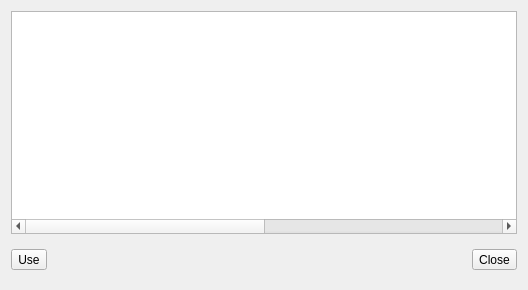
<?xml version="1.0" encoding="UTF-8"?>
<ui version="4.0">
 <class>PaletteListForm</class>
 <widget class="QWidget" name="PaletteListForm">
  <property name="geometry">
   <rect>
    <x>0</x>
    <y>0</y>
    <width>528</width>
    <height>290</height>
   </rect>
  </property>
  <property name="minimumSize">
   <size>
    <width>528</width>
    <height>0</height>
   </size>
  </property>
  <property name="maximumSize">
   <size>
    <width>528</width>
    <height>16777215</height>
   </size>
  </property>
  <property name="windowTitle">
   <string>Choose your palette</string>
  </property>
  <property name="windowIcon">
   <iconset resource="main.qrc">
    <normaloff>:/icons/palette.png</normaloff>:/icons/palette.png</iconset>
  </property>
  <layout class="QVBoxLayout" name="verticalLayout">
   <item>
    <widget class="QTableWidget" name="tableWidget">
     <property name="selectionMode">
      <enum>QAbstractItemView::SingleSelection</enum>
     </property>
     <property name="selectionBehavior">
      <enum>QAbstractItemView::SelectRows</enum>
     </property>
     <property name="showGrid">
      <bool>true</bool>
     </property>
     <property name="wordWrap">
      <bool>false</bool>
     </property>
     <property name="cornerButtonEnabled">
      <bool>false</bool>
     </property>
     <property name="columnCount">
      <number>2</number>
     </property>
     <attribute name="horizontalHeaderVisible">
      <bool>false</bool>
     </attribute>
     <attribute name="horizontalHeaderDefaultSectionSize">
      <number>256</number>
     </attribute>
     <attribute name="horizontalHeaderHighlightSections">
      <bool>false</bool>
     </attribute>
     <attribute name="verticalHeaderVisible">
      <bool>false</bool>
     </attribute>
     <attribute name="verticalHeaderDefaultSectionSize">
      <number>27</number>
     </attribute>
     <attribute name="verticalHeaderHighlightSections">
      <bool>false</bool>
     </attribute>
     <column/>
     <column/>
    </widget>
   </item>
   <item>
    <widget class="QFrame" name="frame">
     <property name="frameShape">
      <enum>QFrame::NoFrame</enum>
     </property>
     <property name="frameShadow">
      <enum>QFrame::Raised</enum>
     </property>
     <layout class="QHBoxLayout" name="horizontalLayout">
      <property name="leftMargin">
       <number>0</number>
      </property>
      <property name="rightMargin">
       <number>0</number>
      </property>
      <item>
       <widget class="QToolButton" name="toolButton">
        <property name="text">
         <string>Use</string>
        </property>
       </widget>
      </item>
      <item>
       <spacer name="horizontalSpacer">
        <property name="orientation">
         <enum>Qt::Horizontal</enum>
        </property>
        <property name="sizeHint" stdset="0">
         <size>
          <width>40</width>
          <height>20</height>
         </size>
        </property>
       </spacer>
      </item>
      <item>
       <widget class="QToolButton" name="toolButton_2">
        <property name="text">
         <string>Close</string>
        </property>
       </widget>
      </item>
     </layout>
    </widget>
   </item>
  </layout>
 </widget>
 <resources>
  <include location="main.qrc"/>
 </resources>
 <connections/>
</ui>
